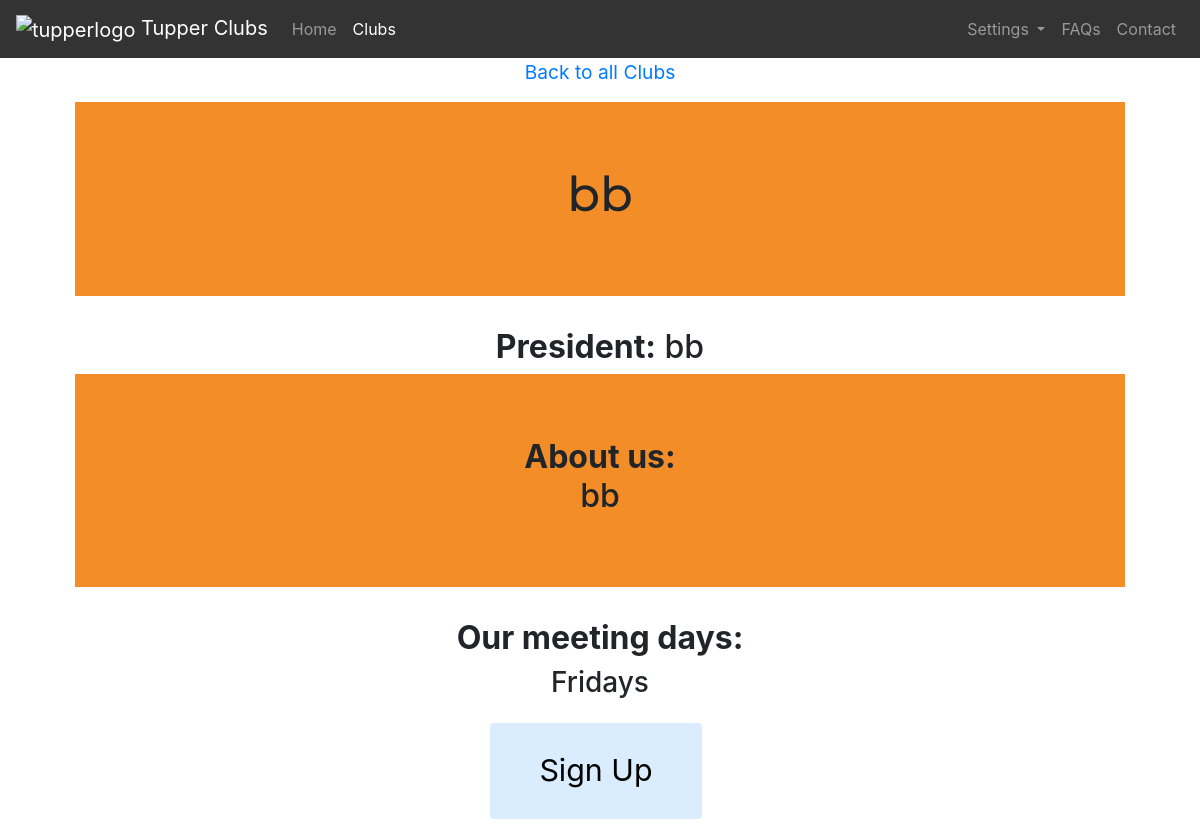
The app's page /clubs/bb (signed in) with its own data.
### tables this page shows
CREATE TABLE clubs (club_id INTEGER PRIMARY KEY, owner INTEGER NOT NULL, name TEXT NOT NULL, president TEXT NOT NULL, description TEXT NOT NULL, days TEXT NOT NULL, members TEXT);

### application.py (the view)
@app.route('/clubs/<club>')
@login_required
def showClub(club):
    accountType = db.execute('SELECT users.type FROM users WHERE users.userId = ?', session.get('user_id'))
    files = os.listdir(app.config['UPLOAD_FOLDER'])
    photo = None
    findClub = db.execute('SELECT * FROM clubs WHERE clubs.name = ?', club)
    clubId = str(findClub[0]['club_id'])
    extensions = ['.png', '.jpg', '.gif']
    for file in files:
        for i in range(len(extensions)):
            if file == str(findClub[0]['owner']) + extensions[i]:
                photo = file
    details = {}
    details['name'] = findClub[0]['name']
    details['prez'] = findClub[0]['president']
    details['desc'] = findClub[0]['description']
    details['days'] = findClub[0]['days']
    if accountType[0]['type'] == 'club':
        return render_template('club.html', details=details, file=photo)
    else:
        registered = False
        findUserClubs = db.execute('SELECT users.clubsSignedUp FROM users WHERE users.userId = ?', session.get('user_id'))
        userClubs = findUserClubs[0]['clubsSignedUp']
        if userClubs != None and userClubs != '':
            userClubs = userClubs[:-1]
            userClubs = userClubs.split(',')
            if clubId in userClubs:
                registered = True
        return render_template('club.html', details=details, file=photo, student=True, clubName=club, registered=registered)

### application.py (called while the page is built)
@app.after_request
def after_request(response):
    response.headers["Cache-Control"] = "no-cache, no-store, must-revalidate"
    response.headers["Expires"] = 0
    response.headers["Pragma"] = "no-cache"
    return response

### helpers.py (called while the page is built)
def login_required(f):
    @wraps(f)
    def decorated_function(*args, **kwargs):
        if session.get("user_id") is None:
            return redirect("/register")
        return f(*args, **kwargs)
    return decorated_function

### templates/club.html (shortened to what this page needs)
{% extends "layout.html" %}
{% block main %}
    <div class='container'>
        <a class='mt-5' href="/clubs" style='font-size: 1.2rem;'>Back to all Clubs</a>
        <div class="jumbotron jumbotron-fluid text-center jumbotron mt-3" style="background-color: #F38D27;">
            <h1>{{ details.name }}</h1>
        </div>
        <h2> <b>President:</b> {{ details.prez }}</h2>
        <div class="jumbotron jumbotron-fluid text-center jumbotron" style="background-color: #F38D27;">
        <h2> <b>About us:</b>
            <div class='text-wrap text-center text-break mx-5'>
                {{ details.desc }}
            </div>
        </h2>
        </div>
        <div class='mb-4'>
            <h2><b>Our meeting days:</b></h2>
            <h3>{{ details.days }}</h3>
        </div>
        {% if student %}
            {% if not registered %}
                <form action='/signUp/{{clubName}}' method='POST'>
                    <div class='form-group'>
                        <button class='px-5 py-4 mr-2' type='submit' style='font-size: 1.9rem;'>Sign Up</button>
                    </div>
                </form>
            {% else %}
                <form action='/leave/{{clubName}}' method='POST'>
                    <div class='form-group'>
                        <button class='px-5 py-4 mr-2' type='submit' style='font-size: 1.9rem;'>Leave Club</button>
                    </div>
                </form>
            {% endif %}
        {% endif %}
    </div>
{% endblock %}

### static/styles.css (style rules this page uses)
body { background-color: #fff; color: #212529; font-size: 1rem; font-weight: 400; line-height: 1.5; margin: 0; text-align: left; }
.container { margin-left: auto; margin-right: auto; padding-left: 15px; padding-right: 15px; text-align: center; width: 90%; }
h1 { font-family: 'Montserrat', sans-serif; font-size: 48px; }
button, input[type="submit"] { background-color: #d9edff; border: 1px solid transparent; border-radius: 0.25rem; font-size: 0.95rem; font-weight: 400; line-height: 1.5; padding: 0.375rem 0.75rem; text-align: center; transition: color 0.15s ease-in-out, background-color 0.15s ease-in-out, border-color 0.15s ease-in-out, box-shadow 0.15s ease-in-out; vertical-align: middle; }

### records on screen
clubs: name "bb", prez "bb", desc "bb", days "Fridays"
